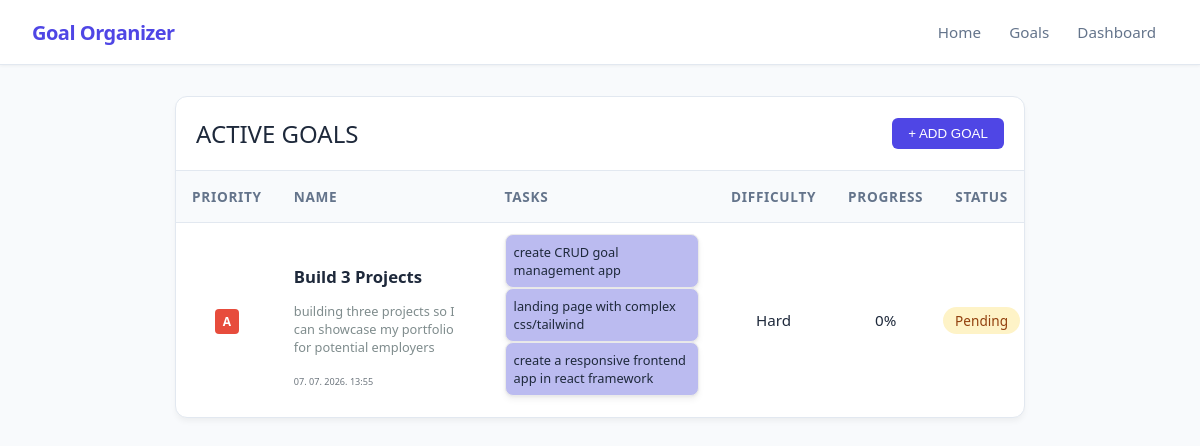
The app's page /goals, older data.
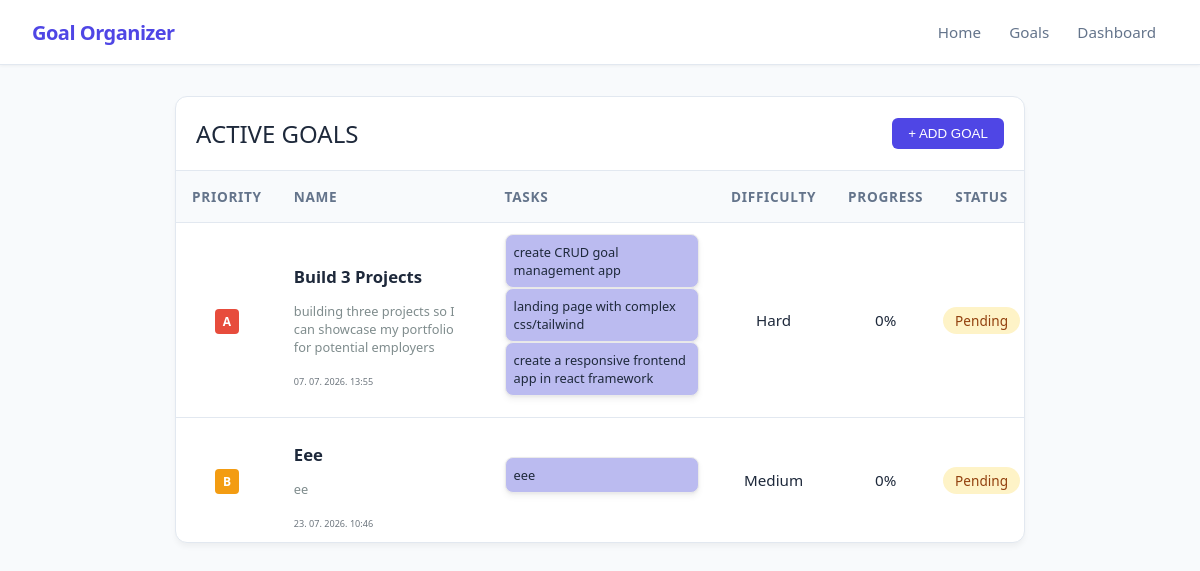
The same page, newer data.
### app/models_db.py (models this page shows, shortened)
class Goal(db.Model):
    __tablename__ = 'goals'
    id = db.Column(db.Integer, primary_key=True)
    title = db.Column(db.String(100), nullable=False)
    description = db.Column(db.Text, nullable=False)
    is_completed = db.Column(db.Boolean, default=False)
    progress_percentage = db.Column(db.Float, default=0.0)
    difficulty = db.Column(db.String(20), nullable=False, default='Medium')
    priority = db.Column(db.String(1), nullable=False, default='b')
    created_at = db.Column(db.DateTime, default=datetime.now(timezone.utc), nullable=False)
    tasks = db.relationship('Task', backref='goal', cascade="all, delete-orphan", lazy=True)

class Task(db.Model):
    __tablename__ = 'tasks'
    id = db.Column(db.Integer, primary_key=True)
    text = db.Column(db.String(255), nullable=False)
    is_completed = db.Column(db.Boolean, default=False)
    goal_id = db.Column(db.Integer, db.ForeignKey('goals.id', ondelete='CASCADE'), nullable=False)

### app/routes.py (the view)
@main.route('/goals')
def show_goals():
    goals = Goal.query.order_by(Goal.priority.asc()).all()
    return render_template('goals.html', goals=goals)

### app/templates/goals.html (shortened to what this page needs)
{% extends 'base.html' %}
{% block content %}
<div class="container goal-container">
    <div class="table-container">
        <div style=" padding: 1.25rem; border-bottom: 1px solid var(--border-color); display: flex; justify-content: space-between; align-items: center;">
            <h1>active goals</h1>
            <button id="open_form_btn" style="background-color: var(--primary); color: white; border: none; padding: 0.5rem 1rem; border-radius: 6px; cursor: pointer; font-weight: 500;">+ ADD GOAL</button>
        </div>
        <table>
            <thead>
                <tr>
                    <th>Priority</th>
                    <th>Name</th>
                    <th>Tasks</th>
                    <th>Difficulty</th>
                    <th>Progress</th>
                    <th>Status</th>
                </tr>
            </thead>
            <tbody>
                {% for goal in goals %}
                <tr class="clickable-row" data-href=" {{ url_for('main.view_goal', goal_id=goal.id) }}">
                    <td><span class="badge badge-{{ goal.priority }}">{{ goal.priority }}</span></td>
                    <td style="text-align: left; max-width: 200px;">
                        <h2 style="white-space: wrap; overflow: wrap;">{{ goal.title | truncate(30)}}</h2>
                        <p style="color: #7f8c8d; max-width: 250px; font-size: 0.8rem;">{{ goal.description or 'Nema opisa' }}</p>
                        <small class="date">{{ goal.created_at.strftime('%d. %m. %Y. %H:%M') }}</small>
                    </td>
                    <td>
                        {% if goal.tasks %}
                        <ul>
                            {% for task in goal.tasks[:3] %}
                                {% if task %}
                                    <li class="task-cell">
                                            <span class="{% if task.is_completed %}completed-task{% endif %}">
                                                {{ task.text }}
                                            </span>
                                    </li>
                                {% endif %}
                            {% endfor %}
                        </ul>
                        {% else %}
                        <small style="color: #b2bec3;">No tasks</small>
                        {% endif %}
                    </td>
                    <td>{{ goal.difficulty }}</td>
                    <td>{{ goal.progress_percentage | round | int }}%</td>
                    <td class="status-cell">
                        {% if goal.is_completed %}
                        <span class="status-done">Completed</span>
                        {% else %}
                        <span class="status-pending">Pending</span>
                        {% endif %}
                    </td>
                </tr>
                {% else %}
                <tr>
                    <td colspan="6" style="text-align: center; color: #7f8c8d;">Trenutno nema spremljenih ciljeva. Dodaj svoj prvi cilj iznad!</td>
                </tr>
                {% endfor %}
            </tbody>
        </table>
    </div>
</div>
{% endblock %}

### app/templates/base.html (shortened to what this page needs)
<!DOCTYPE html>
<html lang="en">
<head>
</head>
<body class="preload">
    <header>
        <nav class="navbar">
            <div class="navbar-container">
                <a href="/" class="navbar-brand">Goal Organizer</a>
                <ul class="navbar-links">
                    <a href="/">Home</a>
                    <a href="/goals" id="goals">Goals</a>
                    <a href="/dashboard">Dashboard</a>
                </ul>
            </div>
        </nav>
    </header>
    <main>
        {%block content %} {% endblock %}
    </main>
</body>
<link rel="stylesheet"
      href="{{ url_for('static', filename='style.css') }}">
</html>

### app/static/style.css (style rules this page uses)
:root { --bg-color: #f8fafc; --card-bg: #ffffff; --text-main: #1e293b; --text-muted: #64748b; --border-color: #e2e8f0; --primary: #4f46e5; --primary-hover: #4338ca; --success: #22c55e; --pending: #f59e0b; }
body { font-family: 'Segoe UI', Roboto, Helvetica, Arial, sans-serif; background-color: var(--bg-color); color: var(--text-main); margin: 0; padding: 2rem; display: flex; justify-content: center; padding-top: calc(64px + 2rem); }
.container { display: flex; width: 100%; }
.goal-container { display: flex; gap: 15px; width: 95%; max-width: 1400px; margin: 0 auto; align-items: flex-start; }
.goal-container > :not(#form_container) { flex: 1; width: 100%; min-width: 0; }
h1, h2, h3, a, .goal-title { white-space: nowrap; overflow: hidden; text-overflow: ellipsis; max-width: 100%; }
h1 { text-transform: uppercase; color: var(--text-main); font-size: 1.5em; font-weight: 300; margin: 0; }
h2 { text-transform: capitalize; font-size: 1.1em; font-weight: bold; }
p { word-break: break-word; overflow-wrap: anywhere; white-space: normal; }
.badge { padding: 4px 8px; border-radius: 4px; font-size: 12px; font-weight: bold; text-transform: uppercase; }
.badge-a { background-color: #e74c3c; color: white; }
.badge-b { background-color: #f39c12; color: white; }
.status-pending { color: #95a5a6; }
.table-container { width: 1300px; background: var(--card-bg); border-radius: 12px; box-shadow: 0 4px 6px -1px rgba(0, 0, 0, 0.05); border: 1px solid var(--border-color); overflow: visible; }
table { width: 100%; border-collapse: collapse; text-align: left; font-size: 0.95rem; }
th { background-color: #f8fafc; color: var(--text-muted); padding: 1rem; font-weight: 600; font-size: 0.85rem; text-transform: uppercase; letter-spacing: 0.05em; border-bottom: 1px solid var(--border-color); }
.status-cell { overflow: hidden; white-space: nowrap; padding: 3px; }
td { text-align: center; padding: 0.7rem 1rem; border-bottom: 1px solid var(--border-color); white-space: normal; word-break: break-word; }
tr:last-child td { border-bottom: none; }
table ul { text-align: center; margin: 0; color: var(--text-muted); font-size: 0.875rem; }
ul { text-align: left; margin: 0; padding-bottom: 10px; display: flex; flex-direction: column; gap: 0rem; padding-left: 0px; }
.status-pending { background-color: #fef3c7; color: #92400e; padding: 0.25rem 0.75rem; border-radius: 9999px; font-size: 0.85rem; font-weight: 500; }
.badge { padding: 0.25rem 0.5rem; border-radius: 4px; font-size: 0.75rem; font-weight: 600; text-transform: uppercase; }
.navbar { position: fixed; top: 0; left: 0; right: 0; height: 64px; background-color: var(--card-bg); border-bottom: 1px solid var(--border-color); box-shadow: 0 1px 3px 0 rgba(0, 0, 0, 0.05); display: flex; justify-content: center; align-items: center; z-index: 1000; }
.navbar-container { width: 100%; max-width: 1200px; padding: 0 2rem; display: flex; justify-content: space-between; align-items: center; box-sizing: border-box; }
.navbar-brand { font-size: 1.25rem; font-weight: 700; color: var(--primary); text-decoration: none; letter-spacing: -0.025em; }
.navbar-links { display: inline-block; gap: 1.5rem; list-style: none; margin: 0; padding: 0; }
.navbar-links a { text-decoration: none; color: var(--text-muted); font-size: 0.95rem; font-weight: 500; padding: 0.5rem 0.75rem; border-radius: 6px; transition: color 0.2s, background-color 0.2s; }
.date { color: #6c757d; font-size: 0.6em; }
.clickable-row { cursor: pointer; transition: background-color 0.2s ease; outline: #fbfbfc; transition: outline 0.2s ease; }
li { padding-right: 10px; display: flex; justify-content: flex-start; text-align: left; border: #eaeaea 1px solid; background-color: #f8f9fa; border-radius: 8px; padding: 4px; box-shadow: 0 4px 6px rgba(0, 0, 0, 0.05), 0 1px 3px rgba(0, 0, 0, 0.05); }
.task-cell { max-width: 200px; margin: 0; padding: 0.5rem; font-size: 0.8rem; color: var(--text-main); background-color: #bbbbf0; display: flex; justify-content: flex-start; text-align: left; }

Row changes from the older to the newer data that the page shows:
added Goal: priority "B", title "Eee", description "ee", created_at "23. 07. 2026. 10:46", difficulty "Medium", progress_percentage "0", is_completed "Pending"
added Task: text "eee", shown under "B"
